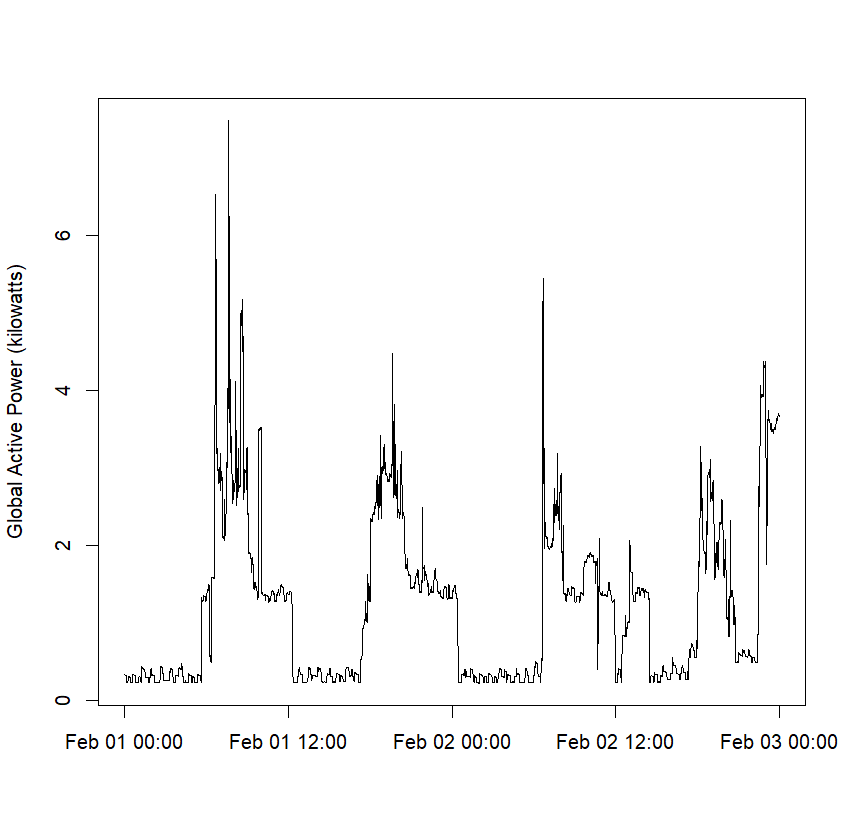

Generate this figure with R:
datetime <- strptime(paste(subsetdata$Date, subsetdata$Time, sep=" "), "%d/%m/%Y %H:%M:%S") 
plot(datetime, globalActivePower, type="l", xlab="", ylab="Global Active Power (kilowatts)")
